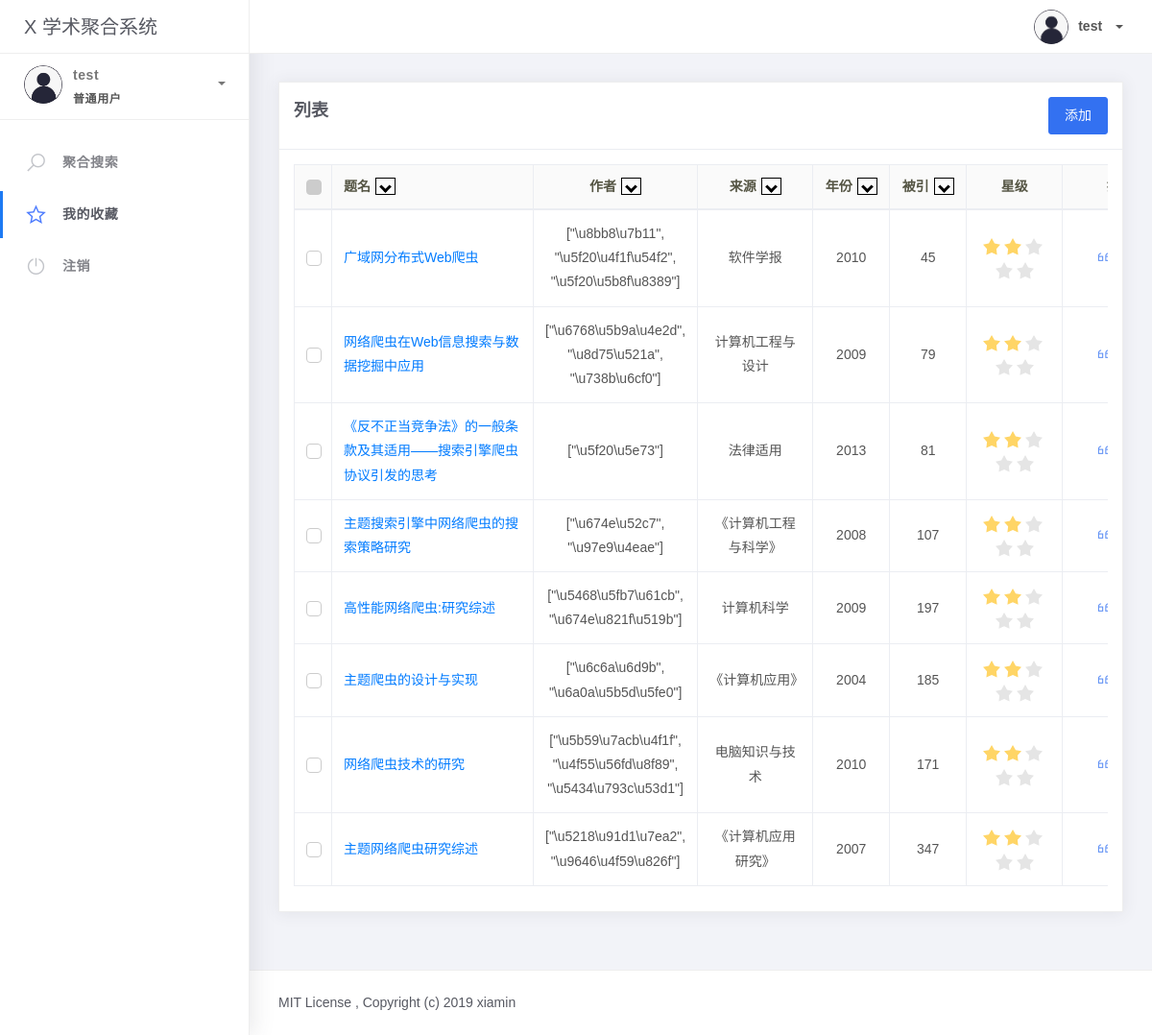
The app's page /backstage/favourite_list/ (signed in) with its own data.
### mainapp/models.py (models this page shows, shortened)
class MyUser(models.Model):
    role = (
        (0, '普通用户'),
        (1, '审核用户'),
        (2, '管理用户'),
    )
    user = models.OneToOneField(User,on_delete=models.CASCADE)
    nickname = models.CharField('姓名',max_length=16)
    department = models.ForeignKey(Department, verbose_name='单位', on_delete=models.CASCADE,null=True,blank=True)
    status = models.SmallIntegerField(choices=role, default=0, verbose_name='角色')
    class Meta:
        verbose_name = "用户"
        verbose_name_plural = verbose_name

class Literature(models.Model):
    ltypes = (
        (0, '期刊'),
        (1, '学位'),
        (2, '图书'),
        (3, '会议'),
        (4, '专利'),
    )
    langs = (
        (0, '中文'),
        (1, '英文'),
        (2, '其他'),
    )
    language = models.SmallIntegerField(choices=langs, default=0, verbose_name='语言')
    ltype = models.SmallIntegerField(choices=ltypes, default=0, verbose_name='文献类型')
    title = models.CharField('题名', max_length=256,null=True)
    authors = models.CharField('作者', max_length=256,null=True,blank=True)
    publish =  models.CharField('来源', max_length=256,null=True,blank=True)
    doi = models.CharField('数字对象唯一标识符', max_length=128,null=True,blank=True)
    institution = models.CharField('机构', max_length=256,null=True,blank=True)
    sore_year = models.IntegerField('发表年度',null=True,blank=True)
    cited = models.IntegerField('被引',null=True,blank=True)
    abstract = models.TextField('摘要',null=True,blank=True)
    keywords = models.CharField('关键词',max_length=256,null=True,blank=True)
    ai_keyword = models.CharField('AI关键词',max_length=256,null=True,blank=True)
    quotes = models.TextField('参考文献',null=True,blank=True)
    sc_quote =  models.TextField('GB引用',null=True,blank=True)
    upload_date = models.DateTimeField('上传时间', default=now)
    creater = models.ForeignKey(MyUser, verbose_name='创建者', on_delete=models.CASCADE,null=True,blank=True)
    paperid = models.CharField('百度学术id',null=True,blank=True, max_length=256)
    cnki_info = models.CharField('中国知网数据',null=True,blank=True, max_length=512)
    source_url = models.CharField('主来源URL',null=True,blank=True, max_length=512)
    page = models.CharField('页码',null=True,blank=True, max_length=512)
    all_version = models.TextField('全部来源',null=True,blank=True)
    savelink = models.TextField('下载链接',null=True,blank=True)
    upfile = models.FileField(upload_to='upload/%Y/%m/%d/',null=True,blank=True)
    collect_from = models.CharField('收集来源',null=True,blank=True, max_length=128)
    detailed = models.BooleanField('已处理', default=False)
    weight = models.IntegerField('权值', default=0,null=True,blank=True)
    class Meta:
        ordering = ['-upload_date']
        verbose_name = "文献"
        verbose_name_plural = verbose_name
        get_latest_by = '-upload_date'

### backstage/views.py (the view)
@login_required
def favourite_list(request):
    user = request.user.myuser if request.user.is_authenticated else None
    favourites = Favorites.objects.filter(user=user.user).order_by('-upload_date')
    uni_list = []
    for item in favourites:
        uni_list.append(item.literature)
    paginator = Paginator(uni_list, 10)
    page = request.GET.get('page')
    key_words = ['爬虫','搜索']
    try:
        contacts = paginator.page(page)
    except PageNotAnInteger:
        contacts = paginator.page(1)
    except EmptyPage:
        contacts = paginator.page(paginator.num_pages)
    content = {
        'active_menu': 'favourite_list',
        'user': user,
        'uni_list':contacts,
        'key_words':key_words,
        'page_range':paginator.page_range[contacts.number-1:contacts.number+5],
        'number':contacts.number,
    }
    return render(request, 'backstage/favourite_list.html', content)

### backstage/templates/backstage/favourite_list.html (shortened to what this page needs)
{% extends "backstage/base.html" %}
{% load staticfiles %}
{% block ext_header %}
<link rel="stylesheet" href="{% static 'backstage/dist/excel-bootstrap-table-filter-style.css' %}" />
<link href="{% static 'backstage/raty/jquery.raty.min.css' %}" rel="stylesheet">
{% endblock %}
{% block content %}
<div class="main-panel">
	<div class="content">
		<div class="container-fluid">
			<div class="row">
				<div class="col-md-12">
					<div class="card card-tasks">
						<div class="card-header">
							<div style="display: flex;width: 100%;">
								<div class="card-title">列表</div>
								<button class="btn btn-primary ml-auto" onclick="{window.open('{% if body == 'banner' %}{% url 'banner' %}{% elif body == 'forum' %}{% url 'forum' %}{% endif %}','_self');}">添加</button>
							</div>
						</div>
						<div class="card-body">
							<div class="table-responsive" style="min-height: 300px;">
								<table id="table" class="table table-bordered">
									<thead>
										<tr>
											<th class="no-all" scope="col">
												<div class="form-check form-check1" style="padding: 0 !important;">
													<label class="form-check-label">
														<span class="form-check-sign"></span>
													</label>
												</div>
											</th>
											<th class="no-filter no-sort" scope="col" style="width: 60%;min-width: 15em;">题名</th>
											<th class="no-filter no-sort text-center" scope="col" style="width: 15%;min-width: 120px;">作者</th>
											<th class="no-sort text-center" scope="col" style="width: 10%;min-width: 120px;">来源</th>
											<th class="no-filter no-search text-center" scope="col" style="width: 10%;min-width: 80px;">年份</th>
											<th class="no-filter no-search text-center" scope="col" style="width: 10%;min-width: 80px;">被引</th>
											<th class="no-all text-center" scope="col" style="width: 10%;min-width: 100px;">星级</th>
											<th class="no-all text-center" scope="col" style="width: 10%;min-width: 120px;">操作</th>
										</tr>
									</thead>
									<tbody>
										{% for item in uni_list %}
										<tr>
											<td >
												<div class="form-check  form-check1" style="padding: 0 !important;">
													<label class="form-check-label">
														<span class="form-check-sign"></span>
													</label>
												</div>
											</td>
											<td>
												<a href="{% url 'detail' %}?id={{ item.id }}" id="id_item_{{ item.id }}" target="_self">
													{{ item.title | truncatechars_html:65 }}
												</a>
											</td>
											<td class="text-center json-authors">{{ item.authors }}</td>
											<td class="text-center">{{ item.publish }}</td>
											<td class="text-center">{{ item.sore_year }}</td>
											<td class="text-center">{{ item.cited }}</td>
											<td class="text-center">
												<div id="raty-level" class="raty" data-score="2" data-path="{% static 'backstage/raty' %}">
												</div>
											</td>
											<td class="td-actions text-center">
												<div class="form-button-action">
													<button type="button" data-toggle="modal" data-target="#myModal" data-cited="{{ item.sc_quote }}" class="btn btn-link btn-simple-primary">
														<i class="la la-quote-left"></i>
													</button>
												</div>
											</td>
										</tr>
										{% empty %}
										<tr>
											<td colspan="5" class="text-center">
												<h2>暂无</h2>
											</td>
										</tr>
										{% endfor %}
									</tbody>
								</table>
							</div>
						</div>
					</div>
				</div>
			</div>
		</div>
	</div>
	{% include "backstage/footer.html" %}
</div>
{% endblock %}

### backstage/templates/backstage/base.html (shortened to what this page needs)
{% load staticfiles %}
<!DOCTYPE html>
<html>
<head>
	<link rel="stylesheet" href="{% static 'backstage/css/bootstrap.min.css' %}">
	<link rel="stylesheet" href="{% static 'backstage/css/ready.css' %}">
	<link rel="stylesheet" href="{% static 'backstage/css/demo.css' %}">
	{% block ext_header %}{% endblock %}
</head>
<body>
	<div class="wrapper">
		<div class="main-header">
			<div class="logo-header">
				<a href="{% url 'index' %}" class="logo">
					X 学术聚合系统
				</a>
			</div>
			<nav class="navbar navbar-header navbar-expand-lg">
				<div class="container-fluid">
					<ul class="navbar-nav topbar-nav ml-md-auto align-items-center">
						<li class="nav-item dropdown">
							<a class="dropdown-toggle profile-pic" data-toggle="dropdown" href="#" aria-expanded="false"> <img src="{% static 'backstage/img/profile3.jpg' %}"
								 alt="user-img" width="36" class="img-circle"><span>{{ user.nickname }}</span></span> </a>
						</li>
					</ul>
				</div>
			</nav>
		</div>
		<div class="sidebar">
			<div class="scrollbar-inner sidebar-wrapper">
				<div class="user">
					<div class="photo">
						<img src="{% static 'backstage/img/profile3.jpg' %}">
					</div>
					<div class="info">
						<a class="" data-toggle="collapse" href="#collapseExample" aria-expanded="true">
							<span>
								{{ user.nickname }}
								<span class="user-level">{% if user.department != None %}
											{{ user.department.name }}
											{% else %}
											{{ user.get_status_display }}
											{% endif %}</span>
								<span class="caret"></span>
							</span>
						</a>
					</div>
				</div>
				<ul class="nav">
					<li id="index" class="nav-item">
						<a href="/backstage">
							<i class="la la-search"></i>
							<p>聚合搜索</p>
						</a>
					</li>
					<li id="favourite_list" class="nav-item">
						<a href="{% url 'favourite_list' %}">
							<i class="la la-star-o"></i>
							<p>我的收藏</p>
						</a>
					</li>
					<li class="nav-item">
						<a href="{% url 'logout' %}">
							<i class="la la-power-off"></i>
							<p>注销</p>
						</a>
					</li>
				</ul>
			</div>
		</div>
        {% block content %}{% endblock %}
	</div>
</body>
</html>

### backstage/templates/backstage/favourite_list.html (style rules this page uses)
.form-check1 { position: initial; }
.form-check-sign { padding-left: 1em !important; }
.form-button-action button { padding-left: 8px; padding-right: 8px; }

### backstage/templates/backstage/base.html (style rules this page uses)
.user-level { font-size:12px !important; white-space: normal !important; }
.logo { font-weight:400; font-size:20px; text-decoration: none !important; }

### records on screen
MyUser: nickname "test", status "普通用户"
Literature: title "广域网分布式Web爬虫", authors "[\"\\u8bb8\\u7b11\", \"\\u5f20\\u4f1f\\u54f2\", \"\\u5f20\\u5b8f\\u8389\"]", publish "软件学报", sore_year "2010", cited "45"
Literature: title "网络爬虫在Web信息搜索与数据挖掘中应用", authors "[\"\\u6768\\u5b9a\\u4e2d\", \"\\u8d75\\u521a\", \"\\u738b\\u6cf0\"]", publish "计算机工程与设计", sore_year "2009", cited "79"
Literature: title "《反不正当竞争法》的一般条款及其适用——搜索引擎爬虫协议引发的思考", authors "[\"\\u5f20\\u5e73\"]", publish "法律适用", sore_year "2013", cited "81"
Literature: title "主题搜索引擎中网络爬虫的搜索策略研究", authors "[\"\\u674e\\u52c7\", \"\\u97e9\\u4eae\"]", publish "《计算机工程与科学》", sore_year "2008", cited "107"
Literature: title "高性能网络爬虫:研究综述", authors "[\"\\u5468\\u5fb7\\u61cb\", \"\\u674e\\u821f\\u519b\"]", publish "计算机科学", sore_year "2009", cited "197"
Literature: title "主题爬虫的设计与实现", authors "[\"\\u6c6a\\u6d9b\", \"\\u6a0a\\u5b5d\\u5fe0\"]", publish "《计算机应用》", sore_year "2004", cited "185"
Literature: title "网络爬虫技术的研究", authors "[\"\\u5b59\\u7acb\\u4f1f\", \"\\u4f55\\u56fd\\u8f89\", \"\\u5434\\u793c\\u53d1\"]", publish "电脑知识与技术", sore_year "2010", cited "171"
Literature: title "主题网络爬虫研究综述", authors "[\"\\u5218\\u91d1\\u7ea2\", \"\\u9646\\u4f59\\u826f\"]", publish "《计算机应用研究》", sore_year "2007", cited "347"
